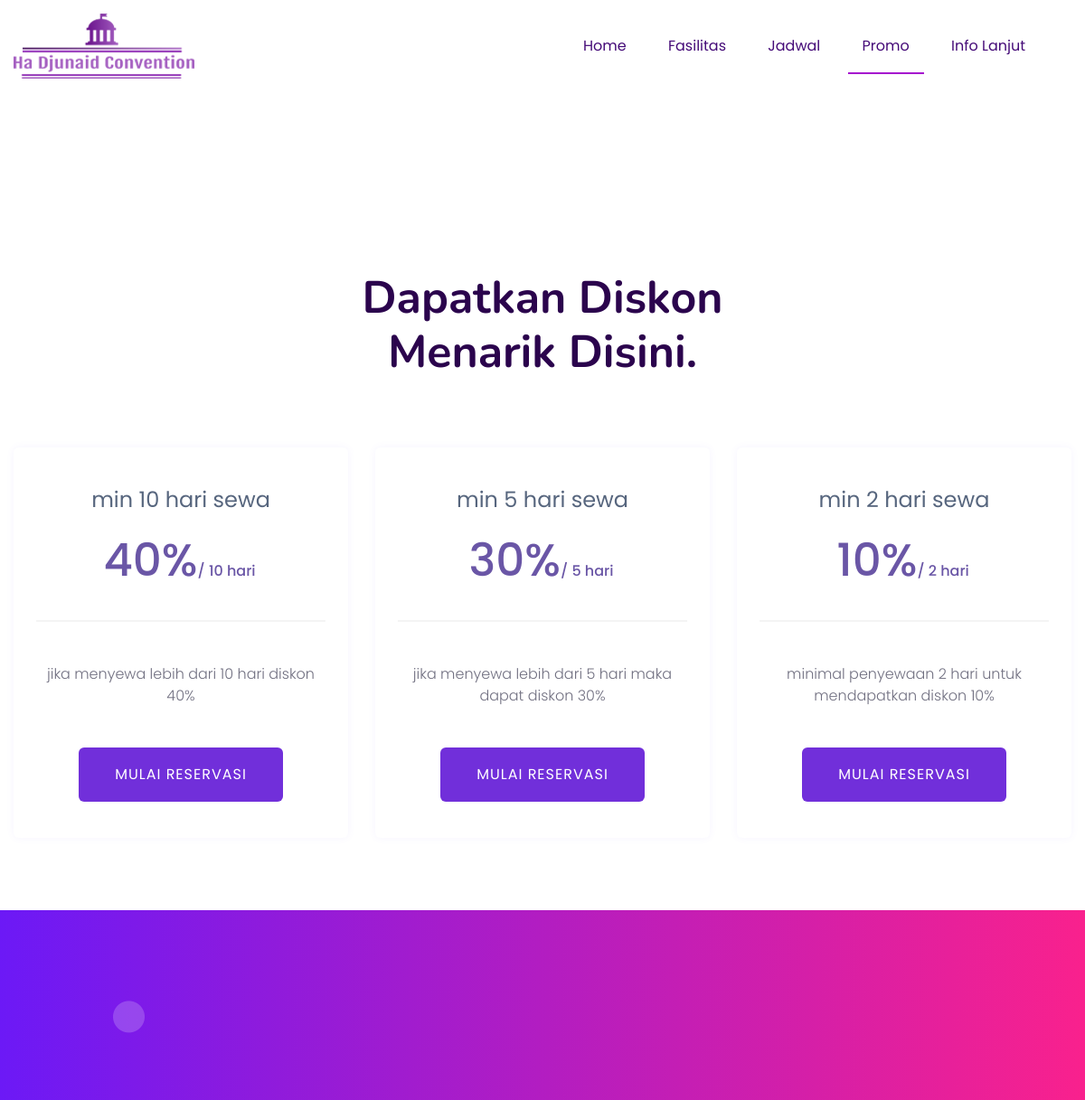
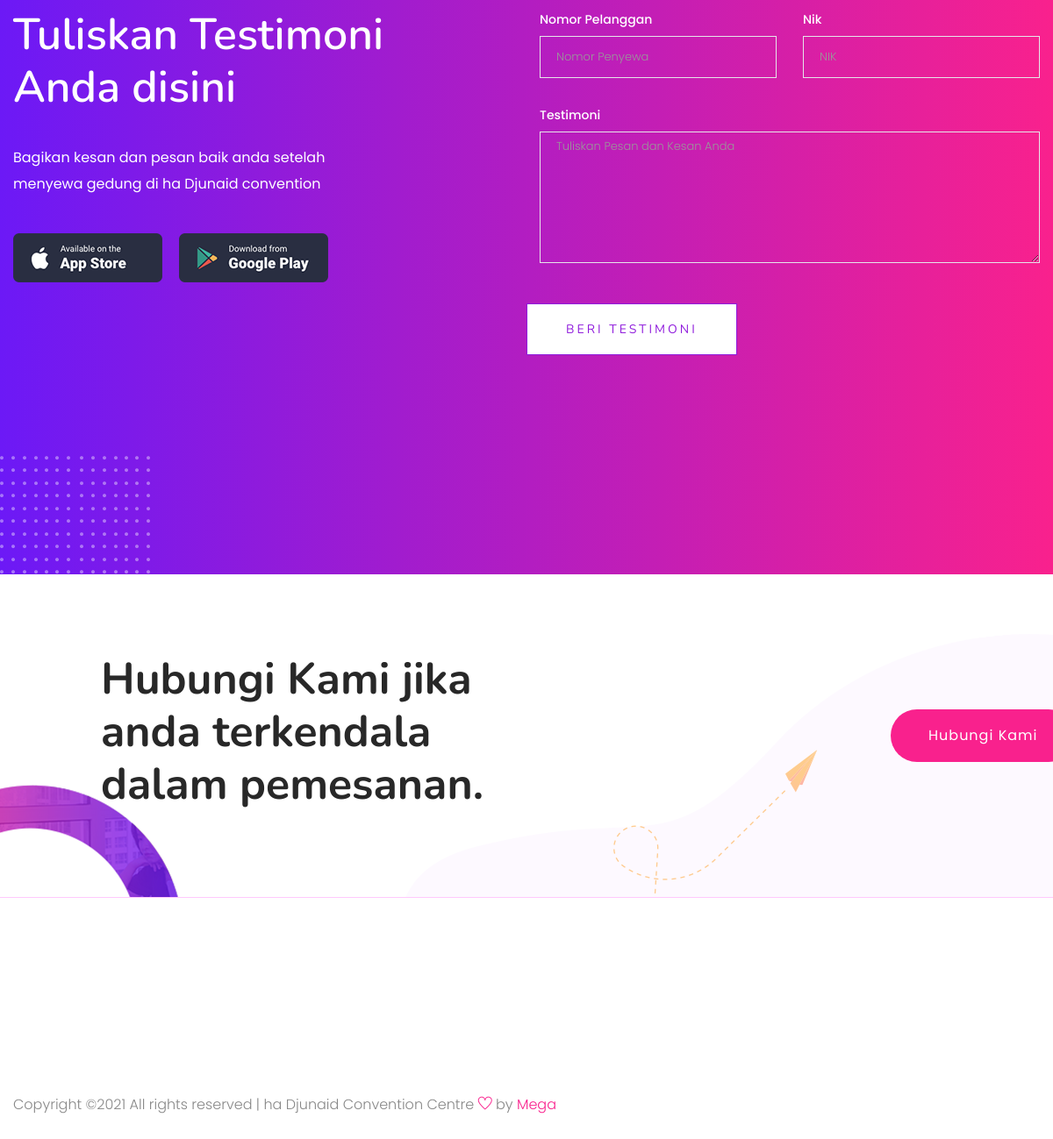
The page /index.php/user/paket on the database its author committed (2 pictures, top to bottom).
### tables this page shows
CREATE TABLE `diskon` (
  `id_diskon` int(11) NOT NULL,
  `nama_diskon` varchar(30) NOT NULL,
  `hari` int(11) NOT NULL,
  `diskon` int(11) NOT NULL,
  `keterangan` varchar(100) NOT NULL
);

### application/controllers/User.php (called while the page is built, shortened)
<?php
class User extends CI_Controller {
	public function paket(){
		$data['nav'] ='promo';
		$data['diskon'] = $this->db->query("SELECT * FROM diskon order by diskon desc")->result();
		$this->load->view('user/template/header',$data);
		$this->load->view('user/paket',$data);
		$this->load->view('user/template/footer');
	}
}

### index.php (called while the page is built, shortened)
<?php
require_once BASEPATH.'core/CodeIgniter.php';

### application/views/user/paket.php (the view)
<main>
       <section class="best-pricing best-pricing2 pricing-padding2">
           <div class="container">
               <div class="row d-flex justify-content-center">
                   <div class="col-lg-6 col-md-8">
                       <div class="section-tittle text-center">
                           <h2>Dapatkan Diskon Menarik Disini.</h2>
                       </div>
                   </div>
               </div>
           </div>
       </section>
       <div class="pricing-card-area">
           <div class="container">
               <div class="row">
                   <?php foreach ($diskon as $key => $value) {
                    ?>
                   <div class="col-xl-4 col-lg-4 col-md-6">
                       <div class="single-card text-center mb-30">
                           <div class="card-top">
                               <span><?php echo $value->nama_diskon ?></span>
                               <h4><?php echo $value->diskon ?>%<span>/ <?php echo $value->hari ?> hari</span></h4>
                           </div>
                           <div class="card-bottom">
                               <ul>
                                   <li><?php echo $value->keterangan ?><li>
                               </ul>
                               <a href="<?php echo base_url('user/reservasi/0') ?>" class="btn card-btn1">Mulai Reservasi</a>
                           </div>
                       </div>
                   </div>
               <?php } ?>
               </div>
           </div>
       </div>
       <div class="available-app-area mt-50">
           <div class="container">
               <div class="row d-flex justify-content-between">
                   <div class="col-xl-5 col-lg-6">
                       <div class="app-caption">
                           <div class="section-tittle section-tittle3">
                               <h2>Tuliskan Testimoni Anda disini</h2>
                               <p>Bagikan kesan dan pesan baik anda setelah menyewa gedung di ha Djunaid convention </p>
                               <div class="app-btn">
                                   <a href="#" class="app-btn1"><img src="assets/img/shape/app_btn1.png" alt=""></a>
                                   <a href="#" class="app-btn2"><img src="assets/img/shape/app_btn2.png" alt=""></a>
                               </div>
                           </div>
                       </div>
                   </div>
                   <div class="col-xl-6 col-lg-6">
                       <form class="form-contact contact_form" action="<?php echo base_url('user/testimoni') ?>" method="post">
                       <div class="row">
                           <div class="col-sm-6">
                               <div class="form-group">
                                   <label style="color: white; font-weight: 500">Nomor Pelanggan</label>
                                   <input style="color: white" class="form-control valid" name="nomorTesti" id="" type="text" onfocus="this.placeholder = ''" onblur="this.placeholder = 'Nomor Penyewa'" placeholder="Nomor Penyewa" required>
                               </div>
                           </div>
                           <div class="col-sm-6">
                               <div class="form-group">
                                   <label style="color: white; font-weight: 500">Nik</label>
                                   <input style="color: white" class="form-control valid" name="nikTesti" id="" type="text" onfocus="this.placeholder = ''" onblur="this.placeholder = 'NIK'" placeholder="NIK" required>
                               </div>
                           </div>
                           <div class="col-sm-12">
                               <div class="form-group">
                                   <label style="color: white; font-weight: 500">Testimoni</label>
                                   <textarea  style="height: 150px !important; color:white"class="form-control valid" name="testi" id="" type="text" onfocus="this.placeholder = ''" onblur="this.placeholder = 'Tuliskan Pesan dan Kesan Anda'" placeholder="Tuliskan Pesan dan Kesan Anda" required></textarea>
                               </div>
                           </div>
                           <div class="form-group mt-3">
                               <button type="submit"  class="button boxed-btn">Beri Testimoni</button>
                           </div>
                       </div>
                       </form>
                   </div>
               </div>
           </div>
           <div class="app-shape">
               <img src="assets/img/shape/app-shape-top.png" alt="" class="app-shape-top heartbeat d-none d-lg-block">
               <img src="assets/img/shape/app-shape-left.png" alt="" class="app-shape-left d-none d-xl-block">
           </div>
       </div>
       <div class="say-something-aera pt-90 pb-90 fix">
           <div class="container">
               <div class="row justify-content-between align-items-center">
                   <div class="offset-xl-1 offset-lg-1 col-xl-5 col-lg-5">
                       <div class="say-something-cap">
                           <h2>Hubungi Kami jika anda terkendala dalam pemesanan.</h2>
                       </div>
                   </div>
                   <div class="col-xl-2 col-lg-3">
                       <div class="say-btn">
                           <a href="#" class="btn radius-btn">Hubungi kami</a>
                       </div>
                   </div>
               </div>
           </div>
           <div class="say-shape">
               <img src="assets/img/shape/say-shape-left.png" alt="" class="say-shape1 rotateme d-none d-xl-block">
               <img src="assets/img/shape/say-shape-right.png" alt="" class="say-shape2 d-none d-lg-block">
           </div>
       </div>
   </main>

### rows shown on the page
diskon: nama_diskon "min 10 hari sewa", diskon "40", hari "10", keterangan "jika menyewa lebih dari 10 hari diskon 40%"
diskon: nama_diskon "min 5 hari sewa", diskon "30", hari "5", keterangan "jika menyewa lebih dari 5 hari maka dapat diskon 30%"
diskon: nama_diskon "min 2 hari sewa", diskon "10", hari "2", keterangan "minimal penyewaan 2 hari untuk mendapatkan diskon 10%"
